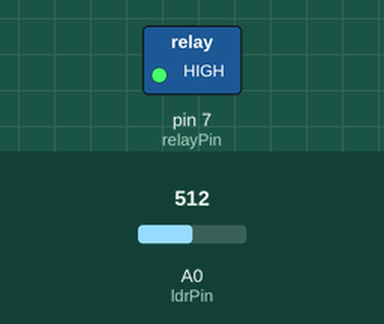
Recording of a sketch running on a simulated Arduino Uno, built with avr-gcc and run on an emulated ATmega328P. Shown: switched loads named in the sketch (green lamp = pin HIGH). The test bench sets the inputs (shaded band); at power-on: A0 (ldrPin) = 512. What the sketch prints to the serial monitor is not drawn.

Above: at 1.8 s.
1.9 s: A0 (ldrPin) set to 325
3.4 s: A0 (ldrPin) set to 307
At 5.1 s:
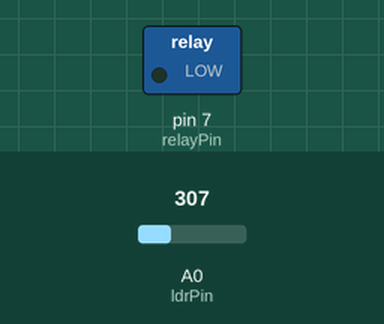
5.5 s: A0 (ldrPin) set to 511
At 6.7 s:
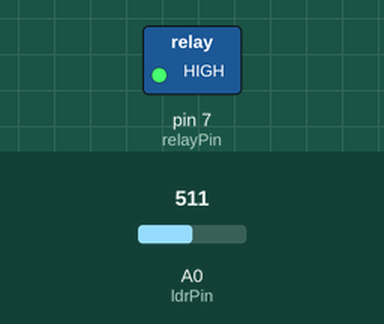
7.5 s: A0 (ldrPin) set to 306
At 9.4 s:
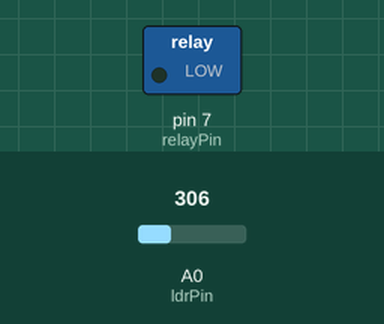
Timing chart, 0 to 10.5 s (numbered marks = the images above; inputs shaded):
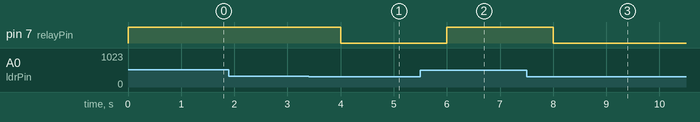

Measured:
- the behaviour switches between 315 and 314 on A0 (ldrPin) (found by bisection; images 0 and 1)
- after the input at 1.9 s, every drawn part: stays the same
- after the input at 3.4 s, pin 7 (relayPin): HIGH → LOW after 0.60 s
- after the input at 5.5 s, pin 7 (relayPin): LOW → HIGH after 0.50 s
- after the input at 7.5 s, pin 7 (relayPin): HIGH → LOW after 0.50 s

The sketch:

lampu_otomatis0807.ino
```cpp
int relayPin = 7;
int ldrPin = A0;
int ldrValue = 0;
int threshold = 315;

void setup (){
  pinMode(relayPin, OUTPUT);
  digitalWrite(relayPin, HIGH);
  Serial.begin(5000);
}

void loop(){
  ldrValue = analogRead(ldrPin);
  Serial.print(ldrValue);

  if(ldrValue<threshold){
    digitalWrite(relayPin, LOW);
  }

  else{
    digitalWrite(relayPin, HIGH);
  }

  delay(1000);
}
```
